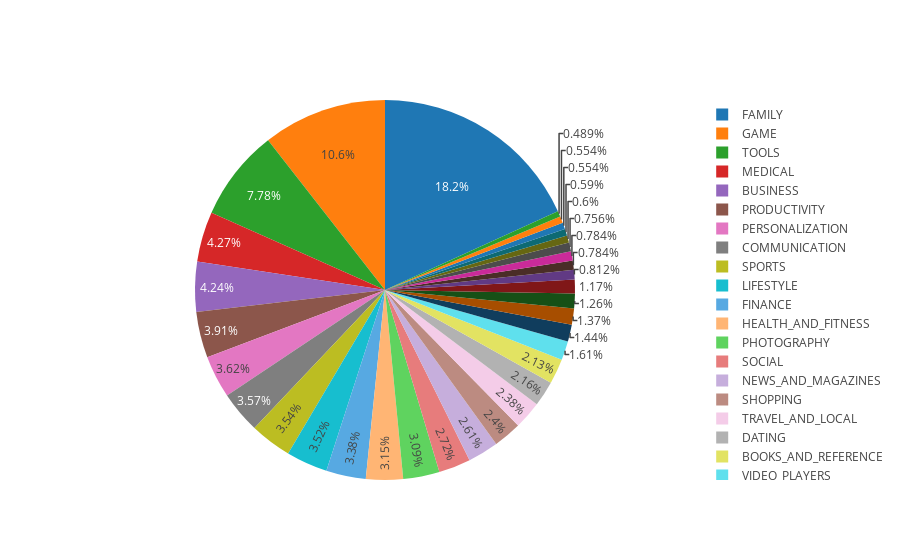

Write notebook code for a chart like this one.
### Code cell
data = [go.Pie(labels = Number_of_apps_in_category.index,
              values = Number_of_apps_in_category.values,
              hoverinfo = 'label+value')]

plotly.offline.iplot(data,filename = 'activity_category')

### Figure 1 — Plotly figure (JSON) as saved in the notebook; plotly's stock layout.template omitted (floating-point values rounded to 4 significant figures)
{"data": [{"hoverinfo": "label+value", "labels": ["BEAUTY", "COMICS", "PARENTING", "EVENTS", "ART_AND_DESIGN", "WEATHER", "LIBRARIES_AND_DEMO", "AUTO_AND_VEHICLES", "HOUSE_AND_HOME", "FOOD_AND_DRINK", "MAPS_AND_NAVIGATION", "ENTERTAINMENT", "EDUCATION", "VIDEO_PLAYERS", "BOOKS_AND_REFERENCE", "DATING", "TRAVEL_AND_LOCAL", "SHOPPING", "NEWS_AND_MAGAZINES", "SOCIAL", "PHOTOGRAPHY", "HEALTH_AND_FITNESS", "FINANCE", "LIFESTYLE", "SPORTS", "COMMUNICATION", "PERSONALIZATION", "PRODUCTIVITY", "BUSINESS", "MEDICAL", "TOOLS", "GAME", "FAMILY"], "values": [53, 60, 60, 64, 65, 82, 85, 85, 88, 127, 137, 149, 156, 175, 231, 234, 258, 260, 283, 295, 335, 341, 366, 382, 384, 387, 392, 424, 460, 463, 843, 1144, 1972], "type": "pie", "uid": "55d3178e-4964-4533-8a33-920dd6d76b7b"}], "layout": {}}
